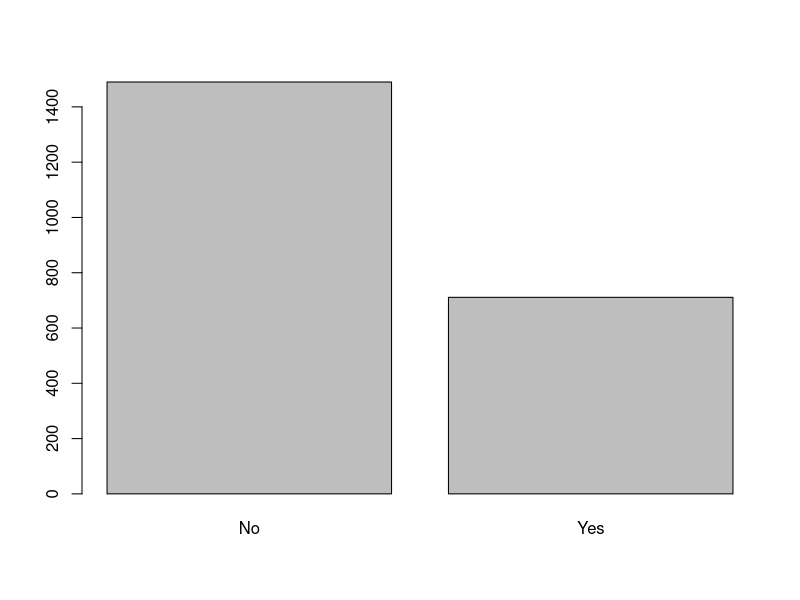
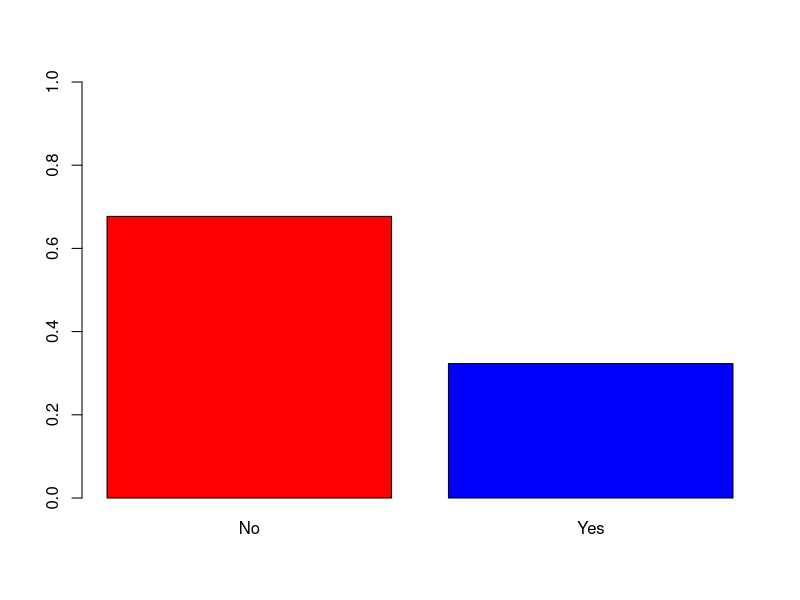
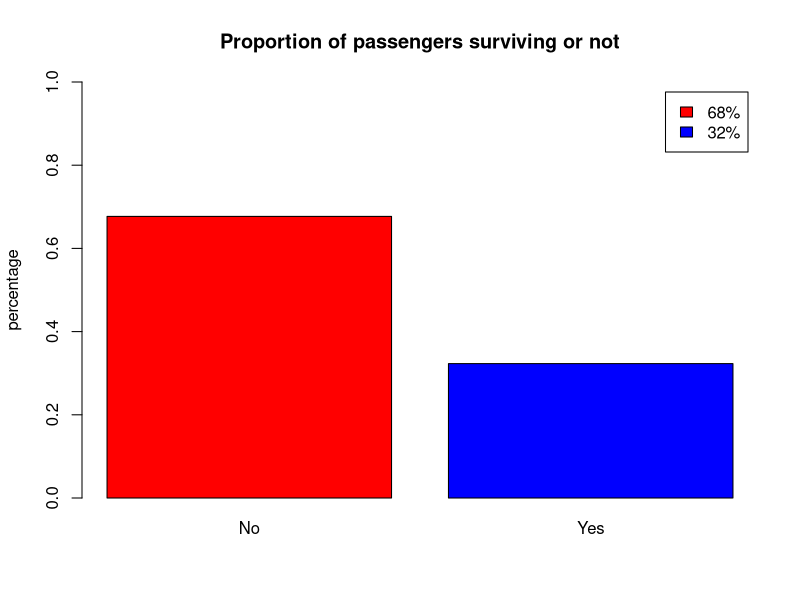

Recreate these plots in R, in order.
library(data.table)

dfTitanic <- data.frame(Titanic)
dtTitanic <- data.table(dfTitanic)
str(dfTitanic)
head(dtTitanic)

nTot <- dtTitanic[, sum(Freq)]
nTot
dtSurvived <- dtTitanic[, list(n=sum(Freq)), by='Survived']
dtSurvived
help(barplot)

vectorHeight <- dtSurvived[, n]
vectorNames <- dtSurvived[, Survived]

barplot(height=vectorHeight, names.arg=vectorNames)
dtSurvived[, percentage := n / sum(n)]
dtSurvived[, colorPlot := ifelse(Survived == 'Yes', 'blue', 'red')]

barplot(
  height=dtSurvived[, percentage],
  names.arg=dtSurvived[, Survived],
  col=dtSurvived[, colorPlot],
  ylim=c(0, 1)
)

dtSurvived[, textPercentage := paste(round(percentage * 100), '%', sep='')]
plotTitle <- 'Proportion of passengers surviving or not'
ylabel <- 'percentage'

barplot(
  height=dtSurvived[, percentage],
  names.arg=dtSurvived[, Survived],
  col=dtSurvived[, colorPlot],
  ylim=c(0, 1),
  legend.text=dtSurvived[, textPercentage],
  ylab=ylabel,
  main=plotTitle
)
